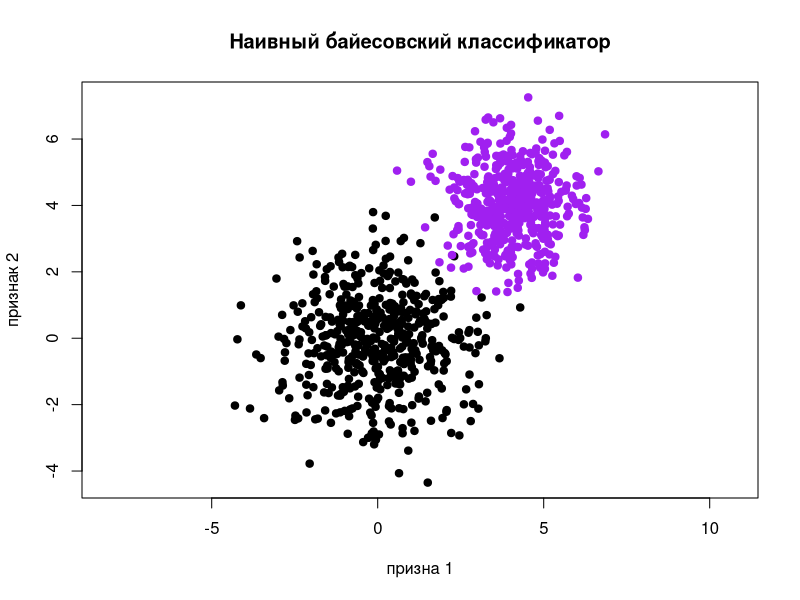

Source code (R):
naiv <- function(x, mu, sigma, lamda, P){
  n <- 2
  res <- log(lamda*P)
  for(i in 1 : n){
    pyj <- getPyj(sigma[i], x[i], mu[i])
    res <- res + log(pyj)
  }
  return(res)
}

getPyj <- function(disp, x, mu){
  return((1/(disp*sqrt(2*pi))) * exp(-1 * ((x - mu)^2)/(2*disp^2)) )
}

get_mu_with_hat <- function(xl){
  l <- dim(xl)[1] 
  return(c(sum(xl[,1])/l, sum(xl[,2])/l))
}

get_sigma_with_hat <- function(xl, mu){
  l <- dim(xl)[1] 
  return(c(sum((xl[,1] - mu[1])^2)/l, sum((xl[,2] - mu[2])^2)/l))
}

quality <- function(xl, muh1, sigma1, muh2, sigma2){
  l <- dim(xl)[1] 
  mis <- 0
  for(i in 1 : l){      
    class <- 0;
    if(naiv(xl[i, -3], muh1, sigma1, 1, 0.5) > naiv(xl[i, -3], muh2, sigma2, 1, 0.5)){
      class <- 1
    } else {
      class <- 2
    }     
    if(class != xl[i, 3])
      mis <- mis + 1
  }
  return (mis/l)
}

main <- function(objectCounter = 500){
  library(MASS)
  sigma1 <- matrix(c(2, 0, 0, 2),2,2)
  sigma2 <- matrix(c(1, 0, 0, 1),2,2)
  mu1 <- c(0,0)
  mu2 <- c(4,4)
  x1 <- mvrnorm(n = objectCounter, mu1, sigma1)
  x2 <- mvrnorm(n = objectCounter, mu2, sigma2)
  
  xy1 <- cbind(x1,1) 
  xy2 <- cbind(x2,2) 
  
  xl <- rbind(xy1,xy2)
  
  colors <- c("black", "purple")
  plot(xl[,1],xl[,2], pch = 21,main = "Наивный байесовский классификатор", xlab = 'призна 1', ylab= 'признак 2', col = colors[xl[,3]], asp = 1, bg=colors[xl[,3]])
  
  colors <- c("black", "purple")
  muh1 <- get_mu_with_hat(x1)
  muh2 <- get_mu_with_hat(x2)         
  sigma1 <- get_sigma_with_hat(x1, muh1)
  sigma2 <- get_sigma_with_hat(x2, muh2)
  
  x1 <- -15;
  while(x1 < 20){
    x2 <- -8;
    while(x2 < 13){          
      class <- 0;
      if(naiv(c(x1,x2), muh1, sigma1, 1, 0.5) > naiv(c(x1,x2), muh2, sigma2, 1, 0.5)){
        class <- 1
      } else {
        class <- 2
      }
      #points(x1, x2, pch = 21, col=colors[class], asp = 1)
      x2 <- x2 + 0.2
    }
    x1 <- x1 + 0.2
  }
  print(quality(xl, muh1, sigma1, muh2, sigma2))
}
main()